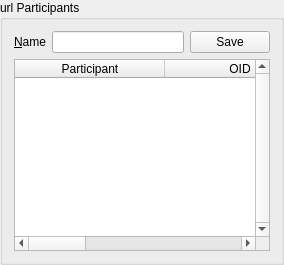
              <widget class="QGroupBox" name="Box_URLParticipant">
               <property name="title">
                <string>url Participants</string>
               </property>
               <layout class="QVBoxLayout" name="verticalLayout_32">
                <item>
                 <layout class="QHBoxLayout" name="horizontalLayout_14">
                  <item>
                   <widget class="QLabel" name="label_22">
                    <property name="text">
                     <string>&amp;Name</string>
                    </property>
                    <property name="buddy">
                     <cstring>urlNodeName</cstring>
                    </property>
                   </widget>
                  </item>
                  <item>
                   <widget class="QLineEdit" name="urlNodeName"/>
                  </item>
                  <item>
                   <widget class="QPushButton" name="pushButton">
                    <property name="text">
                     <string>Save</string>
                    </property>
                   </widget>
                  </item>
                 </layout>
                </item>
                <item>
                 <widget class="QTableWidget" name="urlParticipants">
                  <property name="verticalScrollBarPolicy">
                   <enum>Qt::ScrollBarAlwaysOn</enum>
                  </property>
                  <property name="alternatingRowColors">
                   <bool>true</bool>
                  </property>
                  <property name="selectionBehavior">
                   <enum>QAbstractItemView::SelectRows</enum>
                  </property>
                  <property name="horizontalScrollMode">
                   <enum>QAbstractItemView::ScrollPerPixel</enum>
                  </property>
                  <property name="sortingEnabled">
                   <bool>true</bool>
                  </property>
                  <attribute name="horizontalHeaderDefaultSectionSize">
                   <number>150</number>
                  </attribute>
                  <attribute name="horizontalHeaderStretchLastSection">
                   <bool>true</bool>
                  </attribute>
                  <column>
                   <property name="text">
                    <string>Participant</string>
                   </property>
                  </column>
                  <column>
                   <property name="text">
                    <string>OID</string>
                   </property>
                  </column>
                  <column>
                   <property name="text">
                    <string>neighbor_oid</string>
                   </property>
                  </column>
                  <column>
                   <property name="text">
                    <string>public_key_hash</string>
                   </property>
                  </column>
                  <column>
                   <property name="text">
                    <string>ignored</string>
                   </property>
                  </column>
                  <column>
                   <property name="text">
                    <string>ignored</string>
                   </property>
                  </column>
                 </widget>
                </item>
               </layout>
              </widget>
